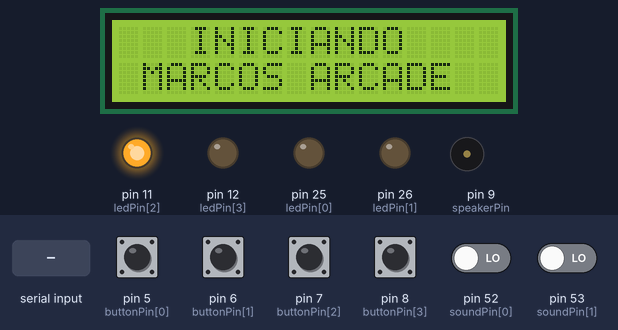
A sketch run on a simulated Arduino Mega 2560, built with avr-gcc and run on an emulated ATmega2560. On the bench: 16×2 character LCD, output pins drawn as LEDs (lit = HIGH), buzzer (waves = sounding). The test bench sets the inputs (shaded band); at power-on: pin 5 (buttonPin[0]), pin 6 (buttonPin[1]), pin 7 (buttonPin[2]), pin 8 (buttonPin[3]), pin 52 (soundPin[0]), pin 53 (soundPin[1]) LOW.

Above: at 2.2 s.
2.3 s: "A/" received over Serial
At 2.9 s:
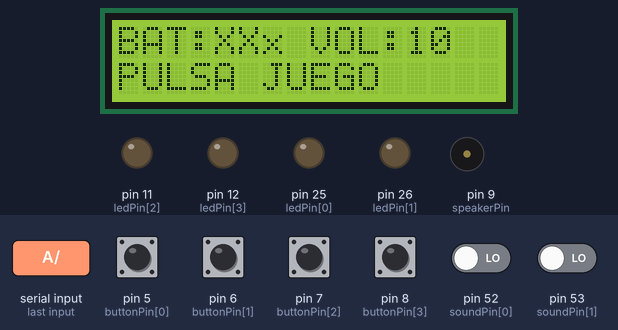
3.9 s: "B/" received over Serial
At 5.2 s:
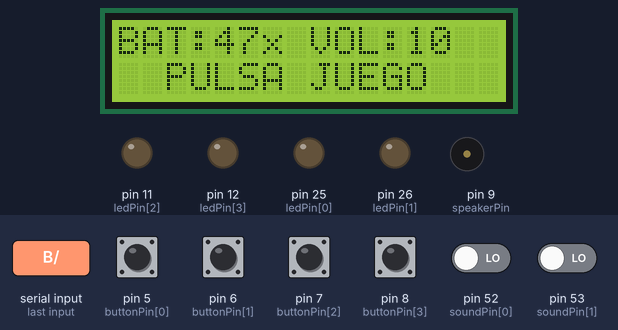
Timing chart, 0 to 6.9 s (numbered marks = the images above; inputs shaded):
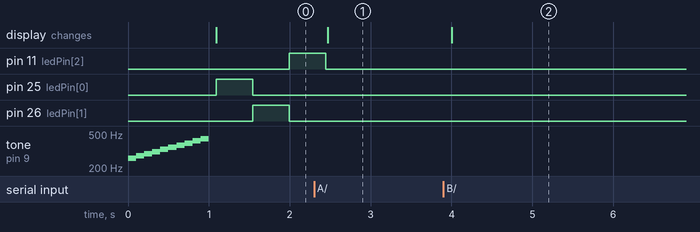

The sketch:

FirmwareArdu.ino
```cpp
const String version="0.3.0";
#include <LiquidCrystal_I2C.h>

LiquidCrystal_I2C lcd(0x27,16,2);  // set the LCD address to 0x27 for a 16 chars and 2 line display

const int buttonPin[]={5,6,7,8};
const char buttonCode[]={'p','c','r','m'};
const String games[]={"PANG","MARVEL","RAYMAN","SUPER MARIO"};
const int ledPin[]={25,26,11,12};
int cont_wait=0;
int cont_blink=0;
int state=0; //1: ESPERA CONEXION 2:READY 3:PROCESANDO 4:ACTIVO
int activedGame=0;
//Battery
String level_battery = "XX";
char status_battery='x';

//Sonido
const int soundPin[]={52,53};
const char soundCode[]={'o','i'}; //o: decrease i:increase
int speakerPin = 9;
String level_sound="10";

int numTones = 10;
int tones[] = {261, 277, 294, 311, 330, 349, 370, 392, 415, 440};
//            mid C  C#   D    D#   E    F    F#   G    G#   A

// variables will change:
int buttonState[] = {0,0,0,0};         // variable for reading the game pushbutton status
int buttonState0[] = {0,0,0,0};

int soundState[] = {0,0};         // variable for reading the sound pushbutton status
int soundState0[] = {0,0};

/**
  * @brief
  * @param
  * @return
  */
void setLCD(String m1,String m2)
{
  //LCD
  lcd.clear();
  lcd.setCursor(0,0);
  lcd.print(m1);
  lcd.setCursor(0,1);
  lcd.print(m2);
}
/**
  * @brief
  * @return
  */
void setLCD(String m)
{
  //LCD
  lcd.clear();
  lcd.setCursor(0,0);
  lcd.print("BAT:"+level_battery+status_battery+" VOL:"+level_sound);
  lcd.setCursor(0,1);
  lcd.print(m);
}
  /**
  * @brief
  * @return
  */
void waitingSystem()
{
  int led=cont_wait/3; //3xCiclos de espera

  if((led>=0) && (led<4))
  {
     //Reset
    clearLed();
    digitalWrite(ledPin[led],HIGH);
  }
  else
  {
    cont_wait=0; //Reset
  }

  cont_wait++;

  //Check serial port
  if(Serial.available()>0)//Si el Arduino recibe datos a través del puerto serie
  {
    String dato = Serial.readStringUntil('/'); //Los almacena en la variable "dato"
    if(dato.equals("A"))  //Si recibe una "A"
    {
      state=2;
      cont_wait=0; //Reset
      clearLed();
      setLCD("PULSA JUEGO");
    }
  }
}
/**
  * @brief
  * @return
  */
void clearLed()
{
  for(int i=0;i<4;i++)
  {
    digitalWrite(ledPin[i],LOW);
  }
}
/**
  * @brief
  * @return
  */
void blinkLed(int led)
{
  digitalWrite(led,++cont_blink%2>0?HIGH:LOW);
}
/**
  * @brief
  * @return
  */
void setup() {

  for(int i=0;i<4;i++)
  {
    pinMode(buttonPin[i], INPUT);
    pinMode(ledPin[i], OUTPUT);
  }

  for(int i=0;i<2;i++)
  {
    pinMode(soundPin[i], INPUT);
  }

  //Puerto de comunicacion en 9600 baudios
  Serial.begin(9600);

  state=1;

 //Melodia de incializacion
  for (int i = 0; i < numTones; i++)
  {
    tone(speakerPin, tones[i]);
    delay(100);
  }
  noTone(speakerPin);

  lcd.init();                      // initialize the lcd
  lcd.backlight();
  setLCD("   INICIANDO"," MARCOS ARCADE");
}
/**
  * @brief
  * @return
  */
void loop() {

  //1: ESPERA CONEXION
  if(state==1)
  {
    waitingSystem();
  }
  //2:READY
  else if(state==2)
  {
      //LECTURA DE PULSADORES JUEGO
      for(int i=0;i<4;i++)
      {
         buttonState[i] = digitalRead(buttonPin[i]);

        if (buttonState[i] == HIGH) {

          if(buttonState0[i]==0){
            Serial.println(buttonCode[i]);
          }
        }
           buttonState0[i]=buttonState[i];
      }

      //Check game started
      //Check serial port
      if(Serial.available()>0)
      {
        char id = Serial.read();
        String mess="  PULSA JUEGO";

        if(id=='S')
        {
          int sound = Serial.read();
          if(sound>=0 && sound<=100)
          {
            level_sound = String(sound);
          }

          for(int i=0;i<4;i++)
          {
            if(activedGame==ledPin[i])
            {
               mess=games[i];
            }
          }
          setLCD(mess);
        }
        else if(id=='B')
        {
          int i_level_battery = Serial.read();
          char c_status_battery = Serial.read();

          if(i_level_battery>0 && i_level_battery<=100)
          {
            level_battery = String(i_level_battery);
          }

          if(c_status_battery=='-' || c_status_battery=='+')
          {
            status_battery = c_status_battery;
          }

          for(int i=0;i<4;i++)
          {
            if(activedGame==ledPin[i])
            {
               mess=games[i];
            }
          }
          setLCD(mess);
        }
        else
        {
          char data = Serial.read();
          for(int i=0;i<4;i++)
          {
            //char game=data;
            if(data==buttonCode[i])
            {
              activedGame=ledPin[i];
              clearLed();
              state=3;

              for(int i=0;i<4;i++)
              {
                if(activedGame==ledPin[i])
                {
                  setLCD("CONFIGURANDO...",games[i]);
                }
              }
            }
          }
         }
      }

      //LECTURA DE PULSADORES SONIDO
      for(int i=0;i<2;i++)
      {
         soundState[i] = digitalRead(soundPin[i]);

        if (soundState[i] == HIGH) {

          if(soundState0[i]== LOW){
            Serial.println(soundCode[i]);
          }
        }
           soundState0[i]=soundState[i];
      }
  }
  //3:PROCESANDO
  else if(state==3)
  {
      //JUEGO ACTIVADO/DESACTIVADO
      blinkLed(activedGame);

      if(Serial.available()>0)//Si el Arduino recibe datos a través del puerto serie
      {
        String game = Serial.readStringUntil('/'); //Los almacena en la variable "dato"

        if(game.equals("NONE"))
        {
          activedGame=0;
        }

        state=4;
      }
  }
  //4:ACTIVO
  else if(state==4)
  {
      if(activedGame==0)
      {
        clearLed();
        setLCD("  PULSA JUEGO");
      }
      else
      {
         digitalWrite(activedGame,HIGH);

         for(int i=0;i<4;i++)
         {
            if(activedGame==ledPin[i])
            {
               setLCD(games[i]);
            }
         }
      }

      state=2;
  }

    delay(150);
}
```

Measured:
- after the input at 2.3 s, pin 12 (ledPin[3]): stays LOW (without the input it goes to HIGH after 0.14 s); pin 25 (ledPin[0]): stays LOW (without the input it goes to HIGH after 0.74 s); pin 26 (ledPin[1]): stays LOW (without the input it goes to HIGH after 1.0 s); the display: changes after 0.17 s (image 1)
- after the input at 3.9 s, the display: changes after 0.10 s (image 2)
